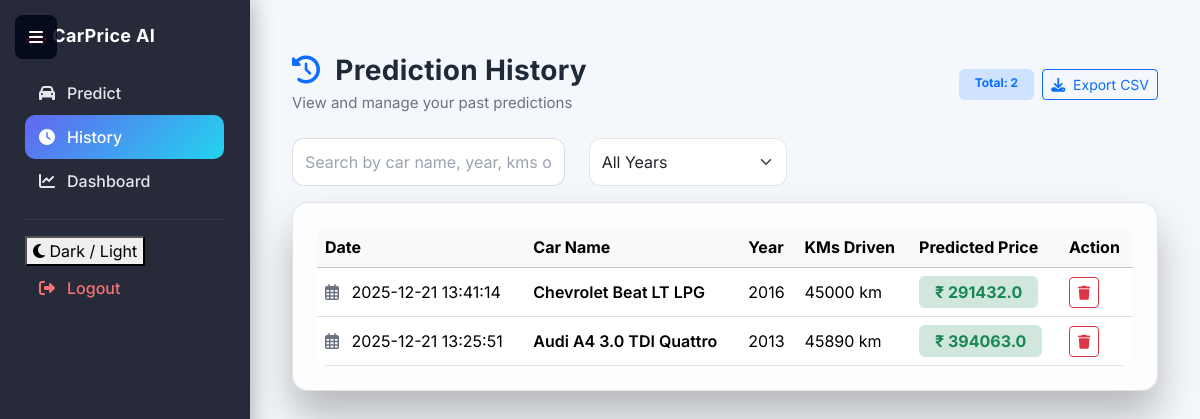
The app's page /history (signed in) with its own data.
### tables this page shows
CREATE TABLE predictions (
    id INTEGER PRIMARY KEY AUTOINCREMENT,
    user_id INTEGER,
    car_name TEXT,
    car_year INTEGER,
    kms_driven INTEGER,
    fuel_type INTEGER,
    seller_type INTEGER,
    transmission INTEGER,
    owner INTEGER,
    predicted_price REAL,
    date TIMESTAMP DEFAULT CURRENT_TIMESTAMP
);

### app.py (the view)
@app.route("/history")
def history():
    if "user_id" not in session:
        return redirect("/login")
    conn = get_db()
    cursor = conn.cursor()
    data = cursor.execute(
        "SELECT * FROM predictions WHERE user_id=? ORDER BY date DESC",
        (session["user_id"],)
    ).fetchall()
    conn.close()
    return render_template(
        "history.html",
        data=data,
        active_page="history"
    )

### app.py (called while the page is built)
def get_db():
    conn = sqlite3.connect("database.db")
    conn.row_factory = sqlite3.Row
    return conn

### templates/history.html (shortened to what this page needs)
{% extends "base.html" %}
{% block content %}
<div class="container mt-4">
    <div class="d-flex justify-content-between align-items-center mb-4">
        <div>
            <h3 class="fw-bold mb-1">
                <i class="fas fa-history me-2 text-primary"></i>
                Prediction History
            </h3>
            <p class="text-muted mb-0">
                View and manage your past predictions
            </p>
        </div>
        <div class="d-flex gap-2">
            <span class="badge bg-primary-subtle text-primary px-3 py-2">
                Total: {{ data|length }}
            </span>
            <a href="/export-history" class="btn btn-outline-primary btn-sm">
                <i class="fas fa-download me-1"></i> Export CSV
            </a>
        </div>
    </div>
    <div class="row mb-3">
        <div class="col-md-4">
            <input
                type="text"
                id="searchInput"
                class="form-control"
                placeholder="Search by car name, year, kms or price..."
                onkeyup="filterTable()"
            >
        </div>
        <div class="col-md-3">
            <select id="yearFilter" class="form-select" onchange="filterTable()">
                <option value="">All Years</option>
            </select>
        </div>
    </div>
    <div class="card p-4">
        {% if data|length > 0 %}
        <div class="table-responsive">
            <table class="table table-hover align-middle mb-0">
                <thead class="table-light">
                    <tr>
                        <th>Date</th>
                        <th>Car Name</th>
                        <th>Year</th>
                        <th>KMs Driven</th>
                        <th>Predicted Price</th>
                        <th>Action</th>
                    </tr>
                </thead>
                <tbody>
                    {% for row in data %}
                    <tr data-year="{{ row.car_year }}">
                        <td>
                            <i class="far fa-calendar-alt me-2 text-muted"></i>
                            {{ row.date }}
                        </td>
                        <td class="fw-semibold">
                            {{ row.car_name }}
                        </td>
                        <td>
                            {{ row.car_year }}
                        </td>
                        <td>
                            {{ row.kms_driven }} km
                        </td>
                        <td>
                            <span class="badge bg-success-subtle text-success fs-6 px-3 py-2">
                                ₹ {{ row.predicted_price | round(2) }}
                            </span>
                        </td>
                        <td>
                            <a
                                href="/delete-prediction/{{ row.id }}"
                                class="btn btn-sm btn-outline-danger"
                                onclick="return confirm('Delete this prediction?')"
                            >
                                <i class="fas fa-trash"></i>
                            </a>
                        </td>
                    </tr>
                    {% endfor %}
                </tbody>
            </table>
        </div>
        {% endif %}
    </div>
</div>
{% endblock %}

### static/style.css (style rules this page uses)
* { font-family: 'Inter', sans-serif; box-sizing: border-box; }
:root { --brand-primary: #6366f1; --brand-secondary: #22d3ee; --bg-main: #f4f7fb; --bg-card: rgba(255, 255, 255, 0.75); --bg-sidebar: rgba(2, 6, 23, 0.85); --text-primary: #1f2937; --text-secondary: #4b5563; --text-muted: #6b7280; --border-color: rgba(0, 0, 0, 0.1); }
body { margin: 0; min-height: 100vh; background: var(--bg-main); color: var(--text-secondary); transition: background 0.3s ease, color 0.3s ease; }
h1, h2, h3, h4 { color: var(--text-primary); font-weight: 600; letter-spacing: 0.3px; }
p, label { color: var(--text-secondary); font-size: 15px; }
.text-muted { color: var(--text-muted) !important; }
.card { background: var(--bg-card); backdrop-filter: blur(12px); border-radius: 16px; border: 1px solid var(--border-color); box-shadow: 0 25px 40px rgba(0,0,0,0.25); }
.table { background: var(--bg-card); color: var(--text-secondary); border-radius: 12px; overflow: hidden; }
.form-control, .form-select { height: 48px; border-radius: 12px; border: 1px solid var(--border-color); transition: all 0.25s ease; }
.form-control::placeholder { color: #9ca3af; }

### records on screen
predictions: date "2025-12-21 13:41:14", car_name "Chevrolet Beat LT LPG", car_year "2016", kms_driven "45000", predicted_price "291432.0"
predictions: date "2025-12-21 13:25:51", car_name "Audi A4 3.0 TDI Quattro", car_year "2013", kms_driven "45890", predicted_price "394063.0"

### other values on screen
{{ data|length }} "2"
